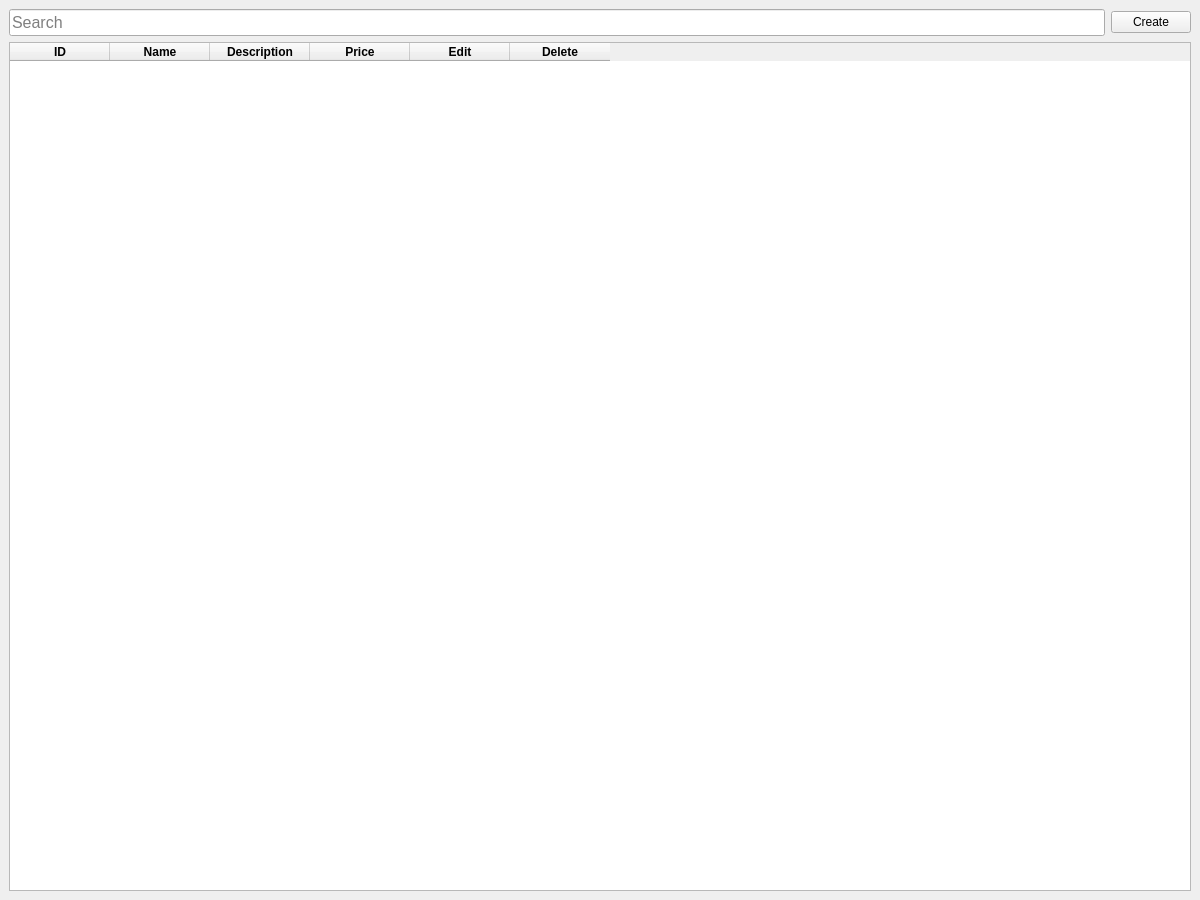
<?xml version="1.0" encoding="UTF-8"?>
<ui version="4.0">
 <class>Window</class>
 <widget class="QMainWindow" name="Window">
  <property name="enabled">
   <bool>true</bool>
  </property>
  <property name="geometry">
   <rect>
    <x>0</x>
    <y>0</y>
    <width>1200</width>
    <height>900</height>
   </rect>
  </property>
  <property name="font">
   <font>
    <family>Arial</family>
   </font>
  </property>
  <property name="windowTitle">
   <string>Products management</string>
  </property>
  <property name="windowIcon">
   <iconset>
    <normaloff>ma.jpg</normaloff>ma.jpg</iconset>
  </property>
  <widget class="QWidget" name="centralwidget">
   <layout class="QGridLayout" name="gridLayout">
    <item row="0" column="0">
     <widget class="QLineEdit" name="lesrch">
      <property name="font">
       <font>
        <pointsize>12</pointsize>
       </font>
      </property>
      <property name="inputMask">
       <string/>
      </property>
      <property name="text">
       <string/>
      </property>
      <property name="maxLength">
       <number>100</number>
      </property>
      <property name="placeholderText">
       <string>Search</string>
      </property>
     </widget>
    </item>
    <item row="0" column="1">
     <widget class="QPushButton" name="btn_a">
      <property name="text">
       <string>Create</string>
      </property>
     </widget>
    </item>
    <item row="1" column="0" colspan="2">
     <widget class="QTableWidget" name="tableWidget">
      <property name="font">
       <font>
        <family>Arial</family>
       </font>
      </property>
      <property name="contextMenuPolicy">
       <enum>Qt::ActionsContextMenu</enum>
      </property>
      <property name="sizeAdjustPolicy">
       <enum>QAbstractScrollArea::AdjustIgnored</enum>
      </property>
      <property name="editTriggers">
       <set>QAbstractItemView::NoEditTriggers</set>
      </property>
      <property name="alternatingRowColors">
       <bool>true</bool>
      </property>
      <property name="showGrid">
       <bool>true</bool>
      </property>
      <property name="gridStyle">
       <enum>Qt::SolidLine</enum>
      </property>
      <property name="sortingEnabled">
       <bool>false</bool>
      </property>
      <property name="wordWrap">
       <bool>false</bool>
      </property>
      <property name="rowCount">
       <number>0</number>
      </property>
      <property name="columnCount">
       <number>6</number>
      </property>
      <attribute name="horizontalHeaderDefaultSectionSize">
       <number>100</number>
      </attribute>
      <attribute name="horizontalHeaderMinimumSectionSize">
       <number>39</number>
      </attribute>
      <attribute name="verticalHeaderDefaultSectionSize">
       <number>5</number>
      </attribute>
      <column>
       <property name="text">
        <string>ID</string>
       </property>
       <property name="font">
        <font>
         <family>Arial</family>
         <weight>75</weight>
         <bold>true</bold>
        </font>
       </property>
       <property name="textAlignment">
        <set>AlignCenter</set>
       </property>
      </column>
      <column>
       <property name="text">
        <string>Name</string>
       </property>
       <property name="font">
        <font>
         <family>Arial</family>
         <weight>75</weight>
         <bold>true</bold>
        </font>
       </property>
       <property name="textAlignment">
        <set>AlignCenter</set>
       </property>
      </column>
      <column>
       <property name="text">
        <string>Description</string>
       </property>
       <property name="font">
        <font>
         <family>Arial</family>
         <weight>75</weight>
         <bold>true</bold>
        </font>
       </property>
       <property name="textAlignment">
        <set>AlignCenter</set>
       </property>
      </column>
      <column>
       <property name="text">
        <string>Price</string>
       </property>
       <property name="font">
        <font>
         <family>Arial</family>
         <weight>75</weight>
         <bold>true</bold>
        </font>
       </property>
       <property name="textAlignment">
        <set>AlignCenter</set>
       </property>
      </column>
      <column>
       <property name="text">
        <string>Edit</string>
       </property>
       <property name="font">
        <font>
         <family>Arial</family>
         <weight>75</weight>
         <bold>true</bold>
        </font>
       </property>
       <property name="textAlignment">
        <set>AlignCenter</set>
       </property>
      </column>
      <column>
       <property name="text">
        <string>Delete</string>
       </property>
       <property name="font">
        <font>
         <family>Arial</family>
         <weight>75</weight>
         <bold>true</bold>
        </font>
       </property>
       <property name="textAlignment">
        <set>AlignCenter</set>
       </property>
      </column>
     </widget>
    </item>
   </layout>
  </widget>
 </widget>
 <resources/>
 <connections/>
</ui>
